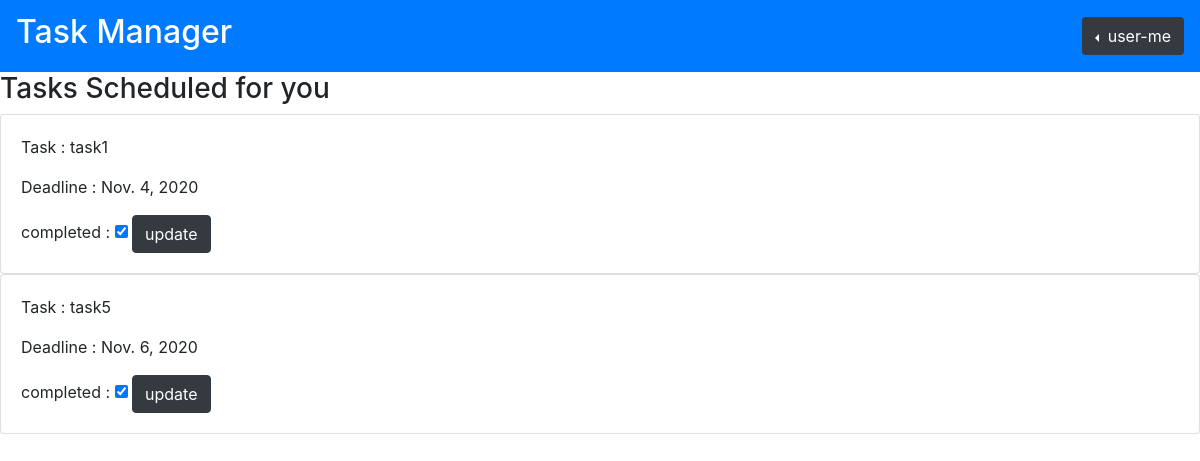
The page / (signed in) on the database its author committed.
### base/models.py (models this page shows)
class Task(models.Model):
    title = models.CharField(max_length = 30)
    deadline = models.DateField()
    done = models.BooleanField()
    user = models.ForeignKey(settings.AUTH_USER_MODEL,on_delete = models.CASCADE, null = True, blank = True)

### base/views.py (the view)
# urls.py: path('',views.home,name = 'home'),
@login_required(login_url='login')
def home(request):
    template = 'base/home.html'
    try:
        obj = Task.objects.filter(user = request.user)
    except:
        obj = 'none'
    users = User.objects.filter(~Q(id = 1))
    return render(request,template,{'obj': obj,'users' : users})

### templates/base/home.html (shortened to what this page needs)
{% extends 'base.html' %}
{% block content %}
{% include 'includes/header.html' %}
    <h3>Tasks Scheduled for you</h3>
    {% if obj == 'none' %}
        <div class="card">
            <div class="card-body">
                <p><pre>No Tasks scheduled for you </pre> </p>
            </div>
        </div>
    {% else %}
        {% for o in obj %}
            <div class="card">
                <div class="card-body">
                     <p> Task : {{o.title}}</p> <p> Deadline : {{o.deadline}} </p>
                    <form method="POST" action="{% url 'updatestatus' pk=o.pk %}"> {% csrf_token %}
                    completed : <input type="checkbox" name="status" {% if o.done %} checked = 'checked'{% endif %}>
                    <input type="submit" value="update" class="btn btn-dark">
                </form>
                </div>
            </div>
         {% endfor %}
    {% endif %}
{% endblock %}

### templates/includes/header.html (shortened to what this page needs)
<nav class="navbar navbar-dark bg-primary">
    <a class="navbar-brand" href="#">
      <h2>Task Manager</h2>
    </a>
        {% if user.is_authenticated %}
         <div class="dropdown dropleft">
            <button type="button" class="btn bg-dark dropdown-toggle text-white" data-toggle="dropdown">
              {{user.username}}
            </button>
        </div>
            {% endif %}
  </nav>

### rows shown on the page
Task: title "task1", deadline "Nov. 4, 2020", done "☑"
Task: title "task5", deadline "Nov. 6, 2020", done "☑"

### other values the page prints
{{ user.username }} "user-me"
